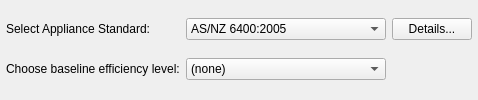
                   <widget class="QWidget" name="res_standard_widget" native="true">
                    <layout class="QGridLayout" name="gridLayout_9">
                     <property name="leftMargin">
                      <number>6</number>
                     </property>
                     <property name="topMargin">
                      <number>6</number>
                     </property>
                     <property name="rightMargin">
                      <number>6</number>
                     </property>
                     <property name="bottomMargin">
                      <number>6</number>
                     </property>
                     <item row="0" column="2">
                      <widget class="QPushButton" name="res_standard_button">
                       <property name="maximumSize">
                        <size>
                         <width>80</width>
                         <height>16777215</height>
                        </size>
                       </property>
                       <property name="text">
                        <string>Details...</string>
                       </property>
                      </widget>
                     </item>
                     <item row="0" column="1">
                      <widget class="QComboBox" name="res_standard_combo">
                       <property name="minimumSize">
                        <size>
                         <width>200</width>
                         <height>0</height>
                        </size>
                       </property>
                       <property name="maximumSize">
                        <size>
                         <width>250</width>
                         <height>16777215</height>
                        </size>
                       </property>
                       <item>
                        <property name="text">
                         <string>AS/NZ 6400:2005</string>
                        </property>
                       </item>
                       <item>
                        <property name="text">
                         <string>Others...</string>
                        </property>
                       </item>
                      </widget>
                     </item>
                     <item row="0" column="0">
                      <widget class="QLabel" name="res_standard_lbl">
                       <property name="whatsThis">
                        <string>How many times does the household/person use the facility per day?
Kitchen = Household
Shower = Person
Toilet = Person
Laundry = Household</string>
                       </property>
                       <property name="text">
                        <string>&lt;html&gt;&lt;head/&gt;&lt;body&gt;&lt;p&gt;Select Appliance Standard:&lt;/p&gt;&lt;/body&gt;&lt;/html&gt;</string>
                       </property>
                      </widget>
                     </item>
                     <item row="1" column="1">
                      <widget class="QComboBox" name="res_standard_eff">
                       <property name="minimumSize">
                        <size>
                         <width>200</width>
                         <height>0</height>
                        </size>
                       </property>
                       <property name="maximumSize">
                        <size>
                         <width>250</width>
                         <height>16777215</height>
                        </size>
                       </property>
                       <item>
                        <property name="text">
                         <string>(none)</string>
                        </property>
                       </item>
                       <item>
                        <property name="text">
                         <string>1 Star</string>
                        </property>
                       </item>
                      </widget>
                     </item>
                     <item row="1" column="0">
                      <widget class="QLabel" name="res_standard_eff_lbl">
                       <property name="whatsThis">
                        <string>How many times does the household/person use the facility per day?
Kitchen = Household
Shower = Person
Toilet = Person
Laundry = Household</string>
                       </property>
                       <property name="text">
                        <string>&lt;html&gt;&lt;head/&gt;&lt;body&gt;&lt;p&gt;Choose baseline efficiency level:&lt;/p&gt;&lt;/body&gt;&lt;/html&gt;</string>
                       </property>
                      </widget>
                     </item>
                    </layout>
                   </widget>
